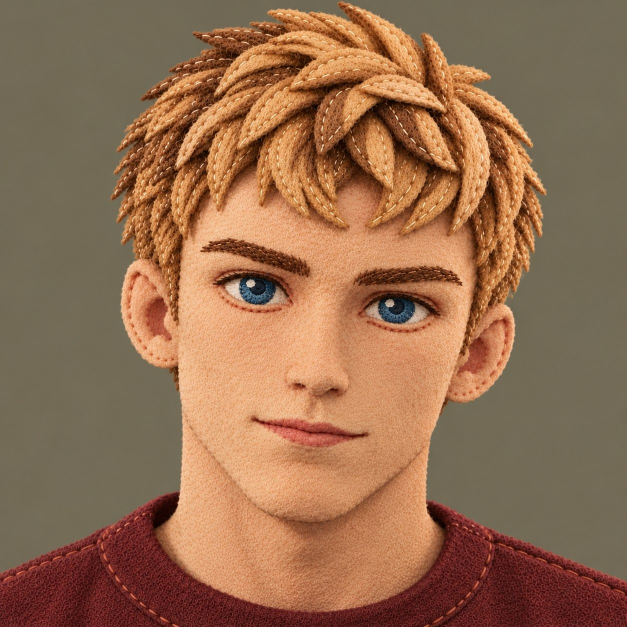
#> input picture assets/github-ascii-profile.jpg, 1254 x 1254 px (shown at 1/2 size)
$ python avatar_ascii.py
#> lines starting #> are read from the running program, lines starting #| are printed output that depends on the picture; after the words box and inside, x2 and y2 are one past the last pixel; in counts of white or black regions, pixels touching at a corner belong together
#> in convert, img is the input picture: PIL image 1254x1254 RGB; mean R, G, B 148.9, 109, 79.8
"""Converts the avatar photo into an ASCII portrait.

Used by ascii_hero.py, where the liquid structure condenses into this portrait.
Each row comes back as characters plus a parallel tone string ("0"-"5" grey
levels, "c" for the cyan accent).

Pipeline: separate the subject from the flat studio background by colour
distance (flood-filled from the borders), equalise and sharpen inside the
subject, darken along edges, average each character cell and map brightness to
a density ramp. Blue irises, found at full resolution, become the cyan accent.

Requires Pillow. Preview from the repository root:

    python assets/src/avatar_ascii.py [path/to/avatar.jpg] [--rows 44]
"""

import argparse
from pathlib import Path

from PIL import Image, ImageDraw, ImageFilter, ImageOps

HERE = Path(__file__).resolve().parent
RAMP = " .,:;irsXA253hMHGS#9B&@"
CELL_ASPECT = 0.55  # monospace advance / line height of the character grid
EDGE_WEIGHT = 0.6  # how strongly edges darken the portrait
GAMMA = 1.3  # >1 pushes mid-tones toward sparser glyphs


def subject_mask(img, tol=30):
    """Background = pixels close to the border colour that touch the border."""
#> called with tol = 30
    w, h = img.size
#> w = 1254; h = 1254
    border = [img.getpixel((x, 0)) for x in range(w)] + [img.getpixel((x, h - 1)) for x in range(w)]
#> border = 2508 items, first 6: (115, 107, 88), (115, 107, 88), (115, 107, 88), (115, 107, 88), (116, 108, 89), (116, 108, 89)
    border += [img.getpixel((0, y)) for y in range(h)] + [img.getpixel((w - 1, y)) for y in range(h)]
#> border = 5016 items, first 6: (115, 107, 88), (115, 107, 88), (115, 107, 88), (115, 107, 88), (116, 108, 89), (116, 108, 89)
    bg = tuple(sorted(c[i] for c in border)[len(border) // 2] for i in range(3))
#> bg = (113, 106, 86)
    near = Image.new("L", img.size, 0)
#> near: PIL image 1254x1254 L; every value is 0
    px, out = img.load(), near.load()
    for y in range(h):
        for x in range(w):
            r, g, b = px[x, y]
            if abs(r - bg[0]) + abs(g - bg[1]) + abs(b - bg[2]) < tol:
                out[x, y] = 255
    # Keep only background regions connected to the border.
    fill = near.copy()
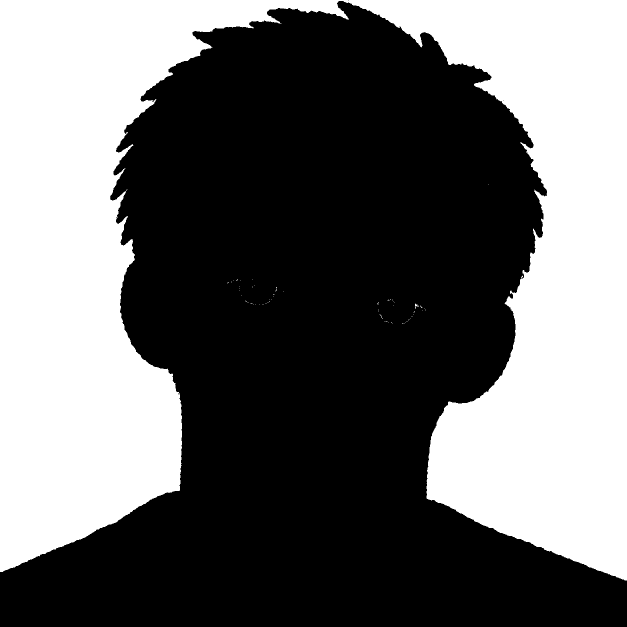
#> fill: PIL image 1254x1254 L (shown at 1/2 size); 41.5% white; 70 white regions (68 under 20 px), largest, box (x1, y1, x2, y2) and area: (0, 0, 1254, 1161) 651635, (830, 607, 837, 618) 31
    for seed in ((0, 0), (w - 1, 0), (0, h - 1), (w - 1, h - 1), (w // 2, 0)):
        if fill.getpixel(seed) == 255:
            ImageDraw.floodfill(fill, seed, 128)
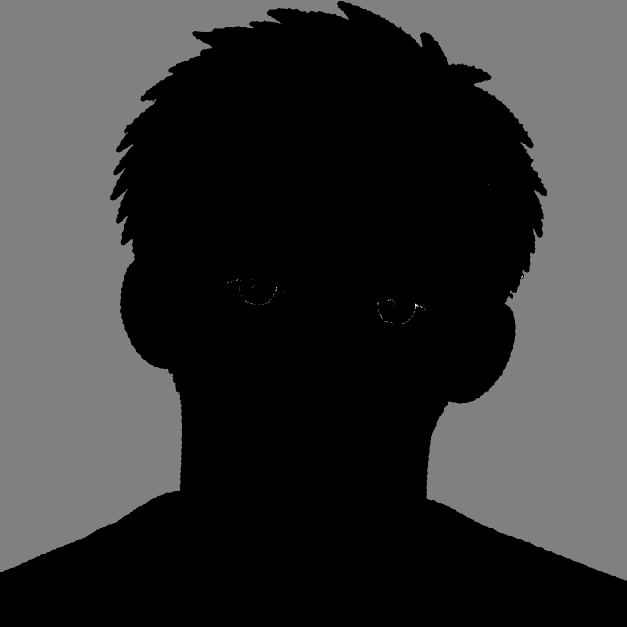
#> fill: PIL image 1254x1254 L (shown at 1/2 size); min 0, max 255, mean 53.1
    bgmask = fill.point(lambda v: 255 if v == 128 else 0)
#> bgmask: PIL image 1254x1254 L; 41.4% white; 1 white region, box (x1, y1, x2, y2) and area: (0, 0, 1254, 1161) 651633
    subject = ImageOps.invert(bgmask).filter(ImageFilter.MedianFilter(5))
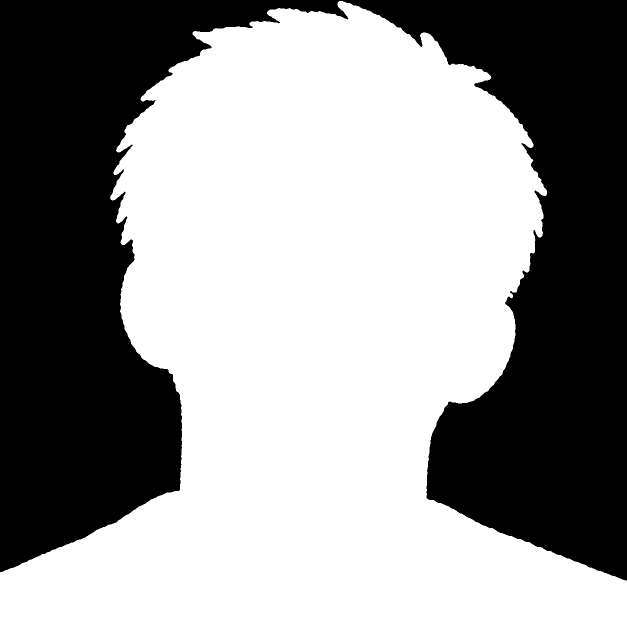
#> subject: PIL image 1254x1254 L (shown at 1/2 size); 58.6% white; 1 black region, box (x1, y1, x2, y2) and area: (0, 0, 1254, 1161) 651635
    return subject, bg


def convert(path, rows, keep=1.0, gamma=None, edge=None, head_margin=None):
    """keep: fraction of the subject height to use from the top (e.g. 0.85 drops the shirt).

    head_margin: if set, crop the width to the head (hair and ears, measured on the upper
    part of the subject) plus this fraction of its width on each side, so wide shoulders
    do not squash the portrait.
    """
    img = Image.open(path).convert("RGB")
    subject, bg = subject_mask(img)
#> bg = (113, 106, 86)
    box = subject.getbbox()
#> box = (0, 2, 1254, 1254)
    box = (box[0], box[1], box[2], box[1] + round((box[3] - box[1]) * keep))
    if head_margin is not None:
        top_rows = subject.crop((0, box[1], subject.width, box[1] + round((box[3] - box[1]) * 0.62)))
        hb = top_rows.getbbox()
        pad = round((hb[2] - hb[0]) * head_margin)
        box = (max(0, hb[0] - pad), box[1], min(subject.width, hb[2] + pad), box[3])
    img, subject = img.crop(box), subject.crop(box)
#> img: PIL image 1254x1252 RGB
#> subject: PIL image 1254x1252 L; 58.7% white; 2 black regions, box (x1, y1, x2, y2) and area: (0, 0, 697, 1142) 336384, (686, 0, 1254, 1159) 312743
    w, h = img.size
#> w = 1254; h = 1252
    cols = round(rows * (w / h) / CELL_ASPECT)
#> cols = 80
    # Filters are tuned for ~9 px per character cell; scale them for larger photos so the
    # fine texture of the fabric is averaged out instead of becoming noise.
    k = max(1.0, (h / rows) / 18)
#> k = 1.58

    grey = ImageOps.grayscale(img)
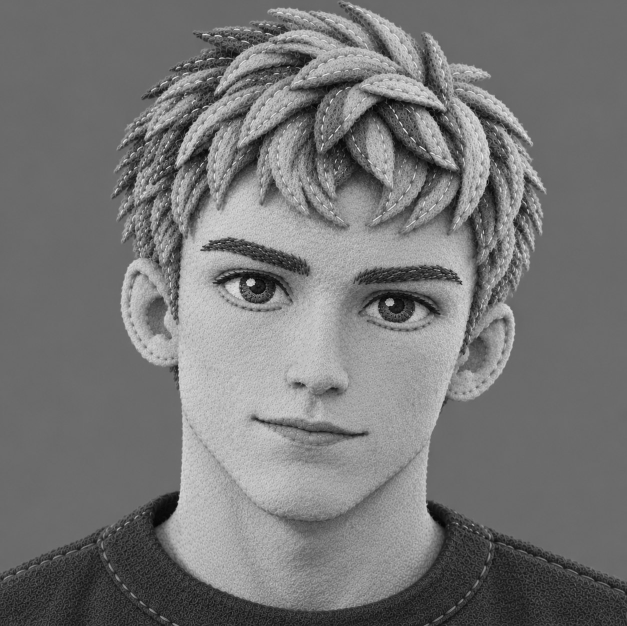
#> grey: PIL image 1254x1252 L (shown at 1/2 size); min 1, max 242, mean 117.6
    # Equalise inside the subject only, so skin tones spread across the whole ramp.
    lum = ImageOps.equalize(grey, mask=subject).filter(ImageFilter.UnsharpMask(radius=3 * k, percent=140, threshold=2))
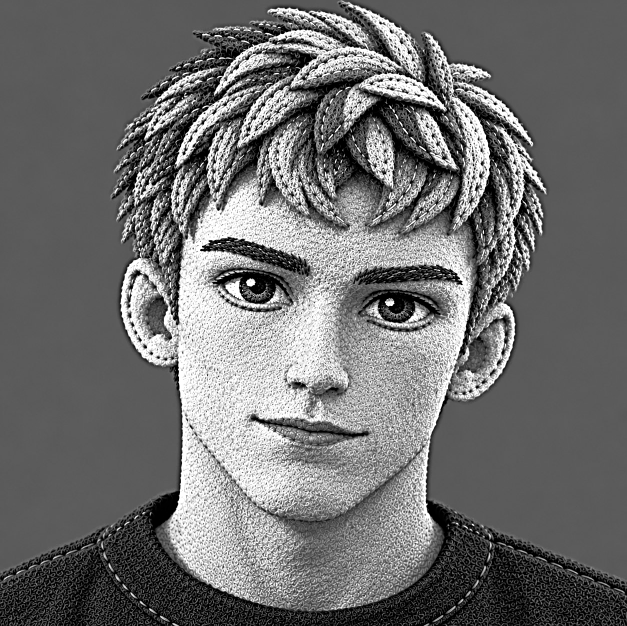
#> lum: PIL image 1254x1252 L (shown at 1/2 size); min 0, max 255, mean 110.8
    # Darken along edges so features (eyelids, nose, mouth) are outlined by sparser glyphs.
    edges = grey.filter(ImageFilter.GaussianBlur(1.5 * k)).filter(ImageFilter.FIND_EDGES)
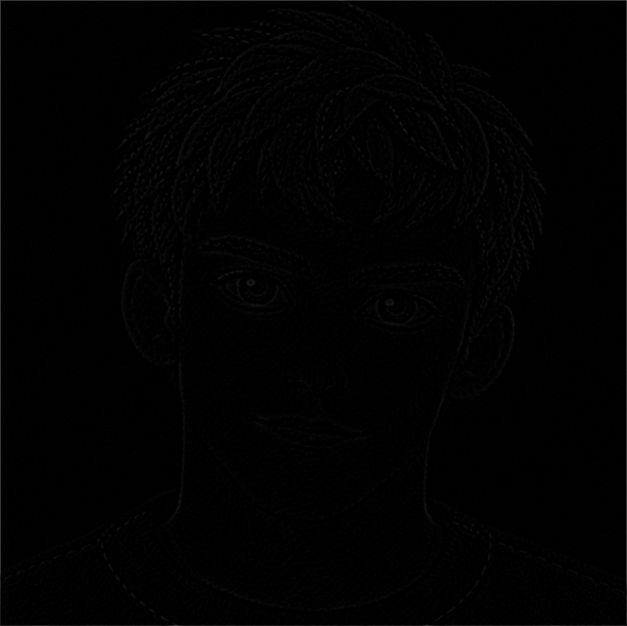
#> edges: PIL image 1254x1252 L (shown at 1/2 size); min 0, max 124, mean 1.6
    edges = edges.point(lambda v: min(255, int(v * 5 / k))).filter(ImageFilter.GaussianBlur(1.2 * k))
    lum = Image.composite(Image.new("L", lum.size, 0), lum, edges.point(lambda v: int(v * (EDGE_WEIGHT if edge is None else edge))))
    # Stretch contrast using the subject's own histogram, not the background's.
    hist = lum.histogram(mask=subject)
#> hist = 256 values, max 91667 at index 0, min 165 at index 255, mean 3597.2
    total = sum(hist)
#> total = 920881
    acc, lo, hi = 0, 0, 255
    for v, n in enumerate(hist):
        acc += n
        if acc < total * 0.02:
            lo = v
        if acc < total * 0.98:
            hi = v
#> this loop made 256 passes
#> (n, acc) on passes 1 to 12: (91667, 91667), (2361, 94028), (2043, 96071), (2618, 98689), (2199, 100888), (2063, 102951), (2153, 105104), (2677, 107781), (2016, 109797), (1970, 111767), (2601, 114368), (2271, 116639)
#> acc on passes 61 to 66: 249289, 252716, 256182, 259957, 263605, 267137
#> after the loop, acc = 920881
    small = lum.resize((cols, rows), Image.BOX)
    cover = subject.resize((cols, rows), Image.BOX)
    # Irises: blue-dominant pixels at full resolution, carried down as coverage so
    # small eyes survive the downsampling.
    blue_dom = Image.new("L", img.size, 0)
#> blue_dom: PIL image 1254x1252 L; every value is 0
    src, dst = img.load(), blue_dom.load()
    for yy in range(img.size[1]):
        for xx in range(img.size[0]):
            r_, g_, b_ = src[xx, yy]
            if b_ - max(r_, g_) > 8 and b_ > 70:
                dst[xx, yy] = 255
    iris_cover = blue_dom.resize((cols, rows), Image.BOX)
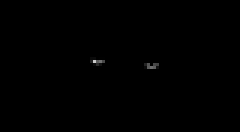
#> iris_cover: PIL image 80x44 L (shown 3 times larger); min 0, max 202, mean 0.3

    out = []
    for r in range(rows):
        chars, tones = [], []
        for c in range(cols):
            if cover.getpixel((c, r)) < 110:
                chars.append(" ")
                tones.append(" ")
                continue
            v = (small.getpixel((c, r)) - lo) / max(1, hi - lo)
            v = min(1.0, max(0.0, v)) ** (gamma or GAMMA)
            idx = max(1, min(len(RAMP) - 1, round(v * (len(RAMP) - 1))))
            iris = iris_cover.getpixel((c, r)) > 50
            chars.append(RAMP[idx])
            tones.append("c" if iris else str(min(5, int(v * 6))))
        out.append({"text": "".join(chars).rstrip(), "tone": "".join(tones)[:len("".join(chars).rstrip())]})
#> after the loop, out = 44 items
    return out, cols


def main():
    ap = argparse.ArgumentParser(description=__doc__.split("\n")[0])
    ap.add_argument("image", nargs="?", default=str(HERE.parent / "github-ascii-profile.jpg"))
    ap.add_argument("--rows", type=int, default=44)
    args = ap.parse_args()
    rows, cols = convert(args.image, args.rows)
#> rows = 44 items; cols = 80
    for row in rows:
        print(row["text"])
#> this loop made 44 passes
#|                                    AA      irs
#|                                 rrrrrXA2223h2rr3H5
#|                          iiriiiri:irX2hMh2r;XM2;rH#3X X
#|                           r:,,;X23AsrssXhHM322h2;;MS3r;hX
#|                       ii;;i;;AMHMAsr;,:s3hHMMM3333A5H2,XhA2A
#|                      is522r:53Xi:;;rrA322Xi;;;X23MM335.;5522A2
#|                   i;iAAri:,isXXAs25h3Xr;,,:;A3XAA2hH#SMriArAh3A
#|                    X5X22i:X5M3X;33G33s:.,rsrHH5;..,,:irssrH5:r3G5
#> (further printed lines are left out)
    print(f"{cols}x{len(rows)}")
#| 80x44


if __name__ == "__main__":
    main()
